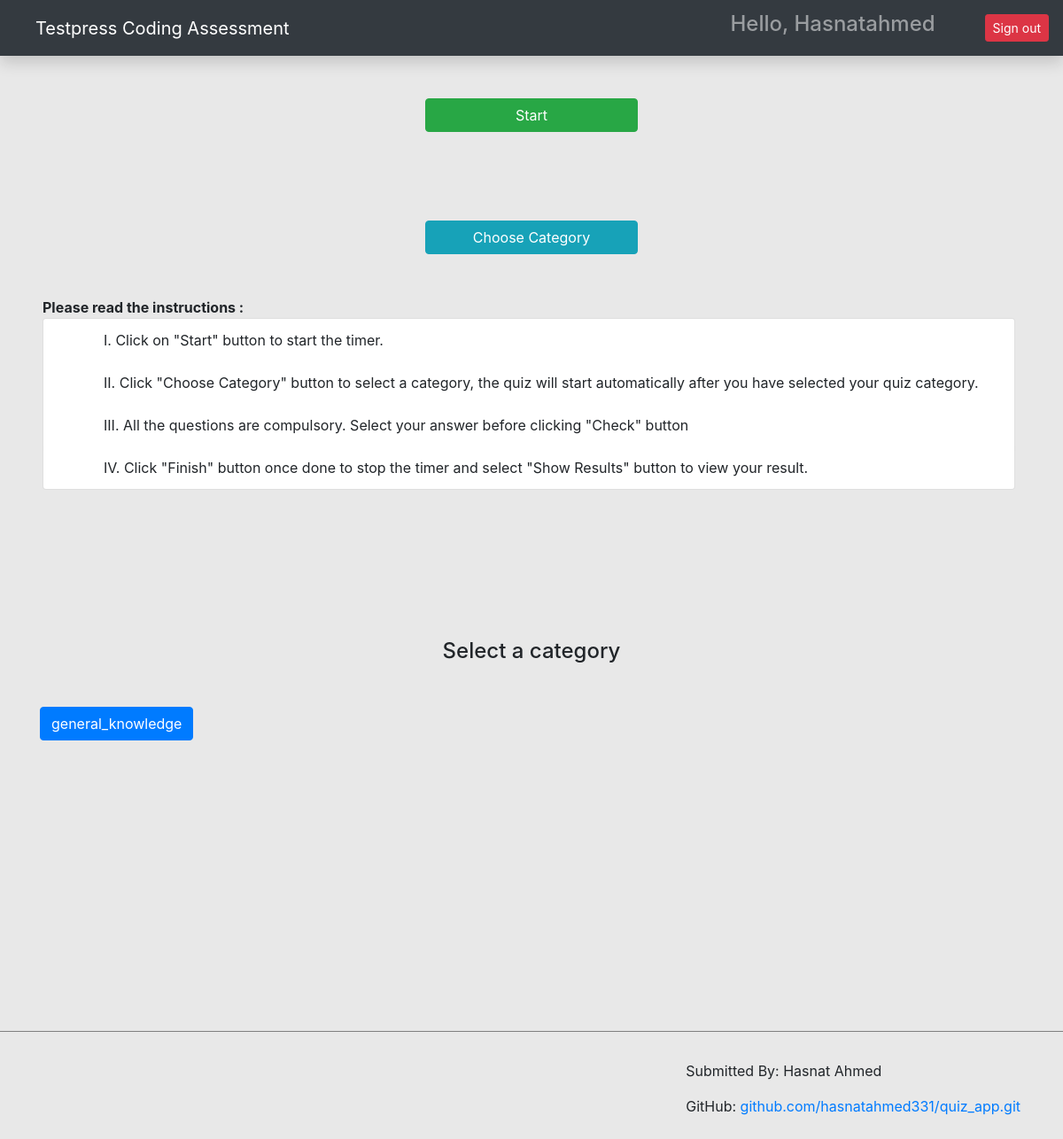
Page /category/ (signed in) on the earlier database version.
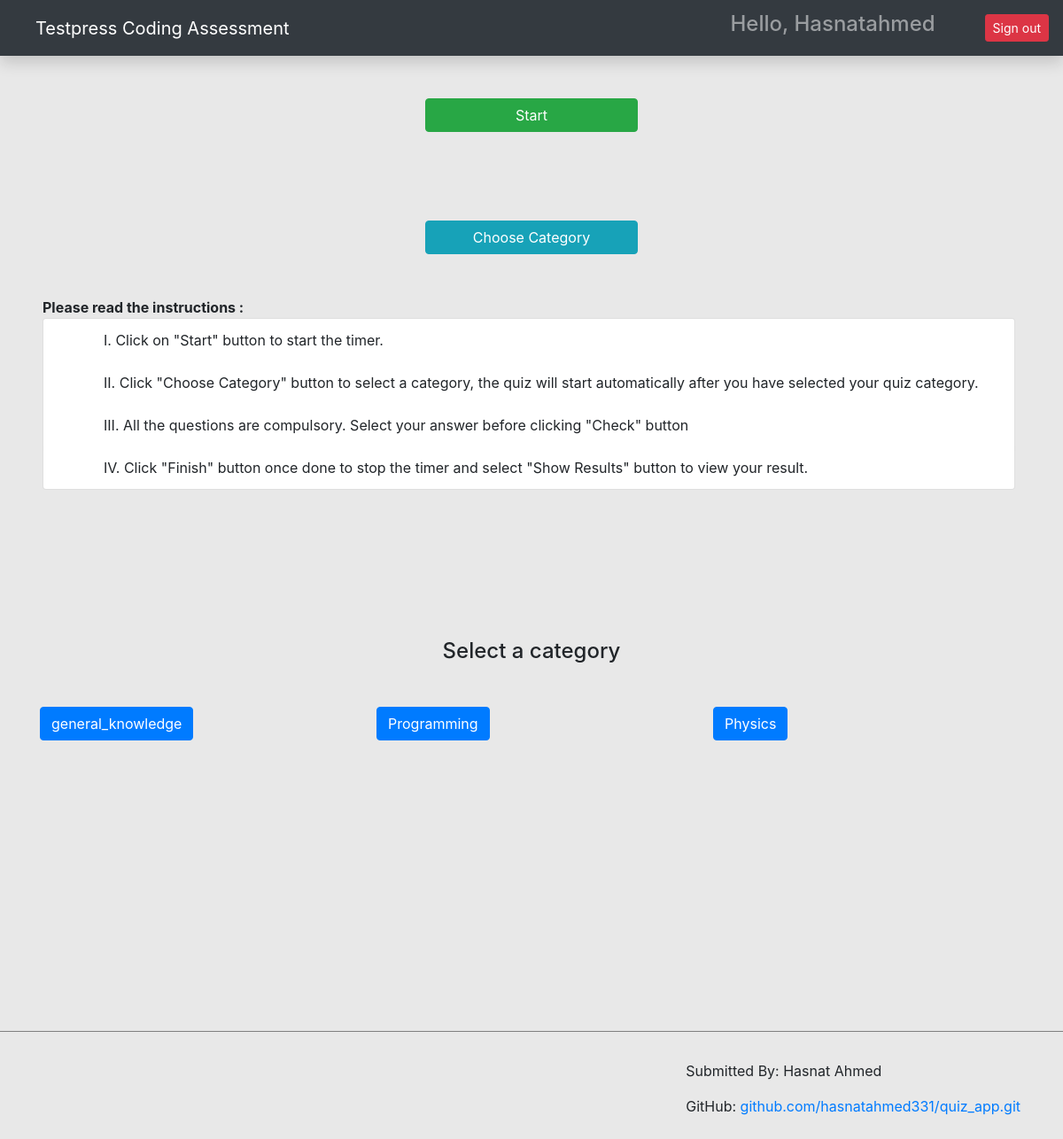
Same page on the later database version.
### main/models.py (models this page shows, shortened)
class Category(models.Model):
    owner = models.ForeignKey(to=User, on_delete=models.CASCADE)
    category = models.CharField(max_length=200)

### main/views.py (the view)
# urls.py: path('category/', index_page, name='index_page'),
@login_required(login_url='/login/')
def index_page(request):
    categories = Category.objects.all()
    context = {'categories': categories}
    return render(request, 'index.html', context)

### main/templates/index.html (shortened to what this page needs)
{% extends 'base.html' %} {% load static %} {% block content %}
<div id="index-section1">
    <input type="button" class="btn btn-success indexStartButton" id="start-btn" value="Start">
    <br>
    <a href="#index-section2" class="btn btn-info categoryButton" id="">Choose Category</a>
    <div class="row">
    <div class="col-md-11 mb-4 mt-5 ml-lg-5">
        <p class="instructions"><b>Please read the instructions :</b></p>
        <ul class="list-group">
            <li class="list-group-item">
              <div class="md-v-line"></div>I. Click on "Start" button to start the timer.
            </li>
            <li class="list-group-item">
              <div class="md-v-line"></div>II. Click "Choose Category" button to select a category, the quiz will start automatically after you have selected your quiz category.
            </li>
            <li class="list-group-item">
              <div class="md-v-line"></div>III. All the questions are compulsory. Select your answer before clicking "Check" button
            </li>
            <li class="list-group-item">
              <div class="md-v-line"></div>IV. Click "Finish" button once done to stop the timer and select "Show Results" button to view your result.
            </li>
          </ul>
    </div>
</div>
<div id="index-section2">
<div class="container mt-5 pt-5">
  <h4 class="text-center mt-lg-5">Select a category</h4>
  <div class="row mt-lg-5">
    {% for category in categories %}
    <div class="col">
      <a href="{{category.id}}" class="btn btn-primary"
        >{{category.category}}</a>
      <br />
    </div>
    {% endfor %}
  </div>
</div>
<br><br><br><br><br><br><br><br><br><br><br><br><br>
<hr style="height:1px;border-width:0;color:gray;background-color:gray; ">
<footer class="mr-lg-5 mt-3" style="float:right;">
  <p>Submitted By: Hasnat Ahmed</p>
  <p>GitHub: <a href="https://github.com/hasnatahmed331/quiz_app.git" target=_blank>github.com/hasnatahmed331/quiz_app.git</a></p>
</footer>
</div>
{% endblock content %}

### main/templates/base.html (shortened to what this page needs)
{% load static %}
<html lang="en">
  <head>
    <link href="{% static 'css/bootstrap.min.css'%}" rel="stylesheet" />
    <link href="{% static 'css/main.css'%}" rel="stylesheet" />
    <link
      rel="stylesheet"
      href="https://maxcdn.bootstrapcdn.com/bootstrap/4.0.0/css/bootstrap.min.css"
    />
    <link rel="stylesheet" href="{% static 'css/styles.css' %}">
  </head>
  <body>
    <nav
      class="navbar navbar-dark sticky-top bg-dark flex-md-nowrap p-0 shadow"
    >
      <a class="navbar-brand col-md-3 col-lg-2 me-0 px-3 ml-4" href="{% url 'index_page' %}"
        >Testpress Coding Assessment</a
      >
      <ul class="navbar-nav px-3" style="display: flex; flex-direction: row; align-items:center;">
      <li class="nav-item text-nowrap">
      <div href="" class="nav-link">
      <h4 class="text text-capitalize">
      Hello, {{request.user.username}}
      </h4>
      </div>
      </li>
        <li class="nav-item text-nowrap mt-3 ml-2">
          <form action="{% url 'logout' %}" method="post">
            <input class="btn btn-danger btn-sm ml-5" type="submit" value="Sign out">
          </form>
        </li>
      </ul>
    </nav>
    {% block content %}
    {% endblock content %}
  </body>
</html>

### main/static/css/styles.css (style rules this page uses)
body { overflow: hidden; background-color: #e8e8e8; }
#index-section1 { height: 100vh; }
#index-section2 { height: 100vh; }
.categoryButton { margin-top: 100px; margin-left: 40%; width: 20%; }
.indexStartButton { margin-left: 40%; width: 20%; }
.instructions { margin: 0; padding: 0; }

Differences in the rows shown:
added Category: category "Programming"
added Category: category "Physics"
